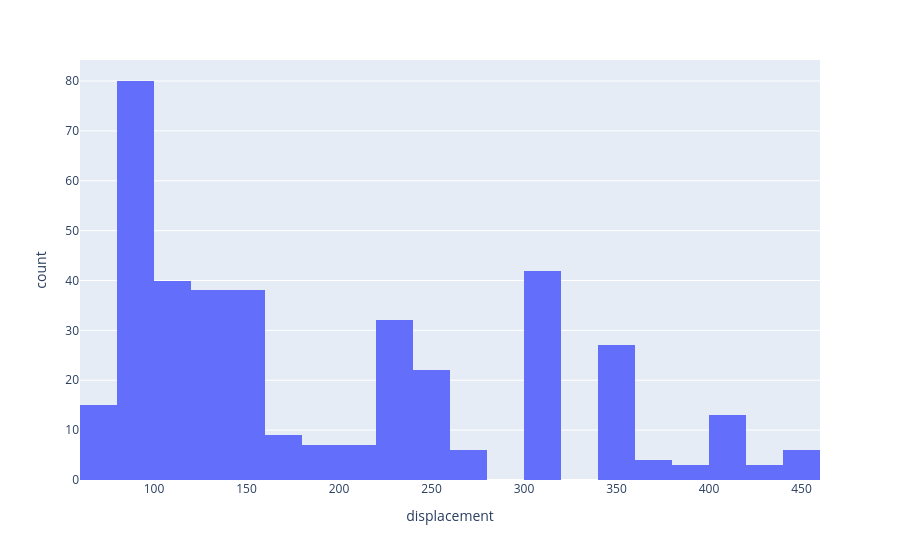

Notebook code cell kept with this figure:
### Markdown cell above
## Visualizing 1 Dimensional Data

### Code cell
px.histogram(mpg, x="displacement")

### Figure 1 — Plotly figure (JSON) as saved in the notebook; plotly's stock layout.template omitted (floating-point values rounded to 4 significant figures; data arrays with more than 128 entries replaced by an {"elided": "..."} marker saying what was removed)
{"data": [{"alignmentgroup": "True", "bingroup": "x", "hovertemplate": "displacement=%{x}<br>count=%{y}<extra></extra>", "legendgroup": "", "marker": {"color": "#636efa", "pattern": {"shape": ""}}, "name": "", "offsetgroup": "", "orientation": "v", "showlegend": false, "type": "histogram", "x": {"elided": "392 float values"}, "xaxis": "x", "yaxis": "y"}], "layout": {"barmode": "relative", "legend": {"tracegroupgap": 0}, "margin": {"t": 60}, "xaxis": {"anchor": "y", "domain": [0, 1], "title": {"text": "displacement"}}, "yaxis": {"anchor": "x", "domain": [0, 1], "title": {"text": "count"}}}}
